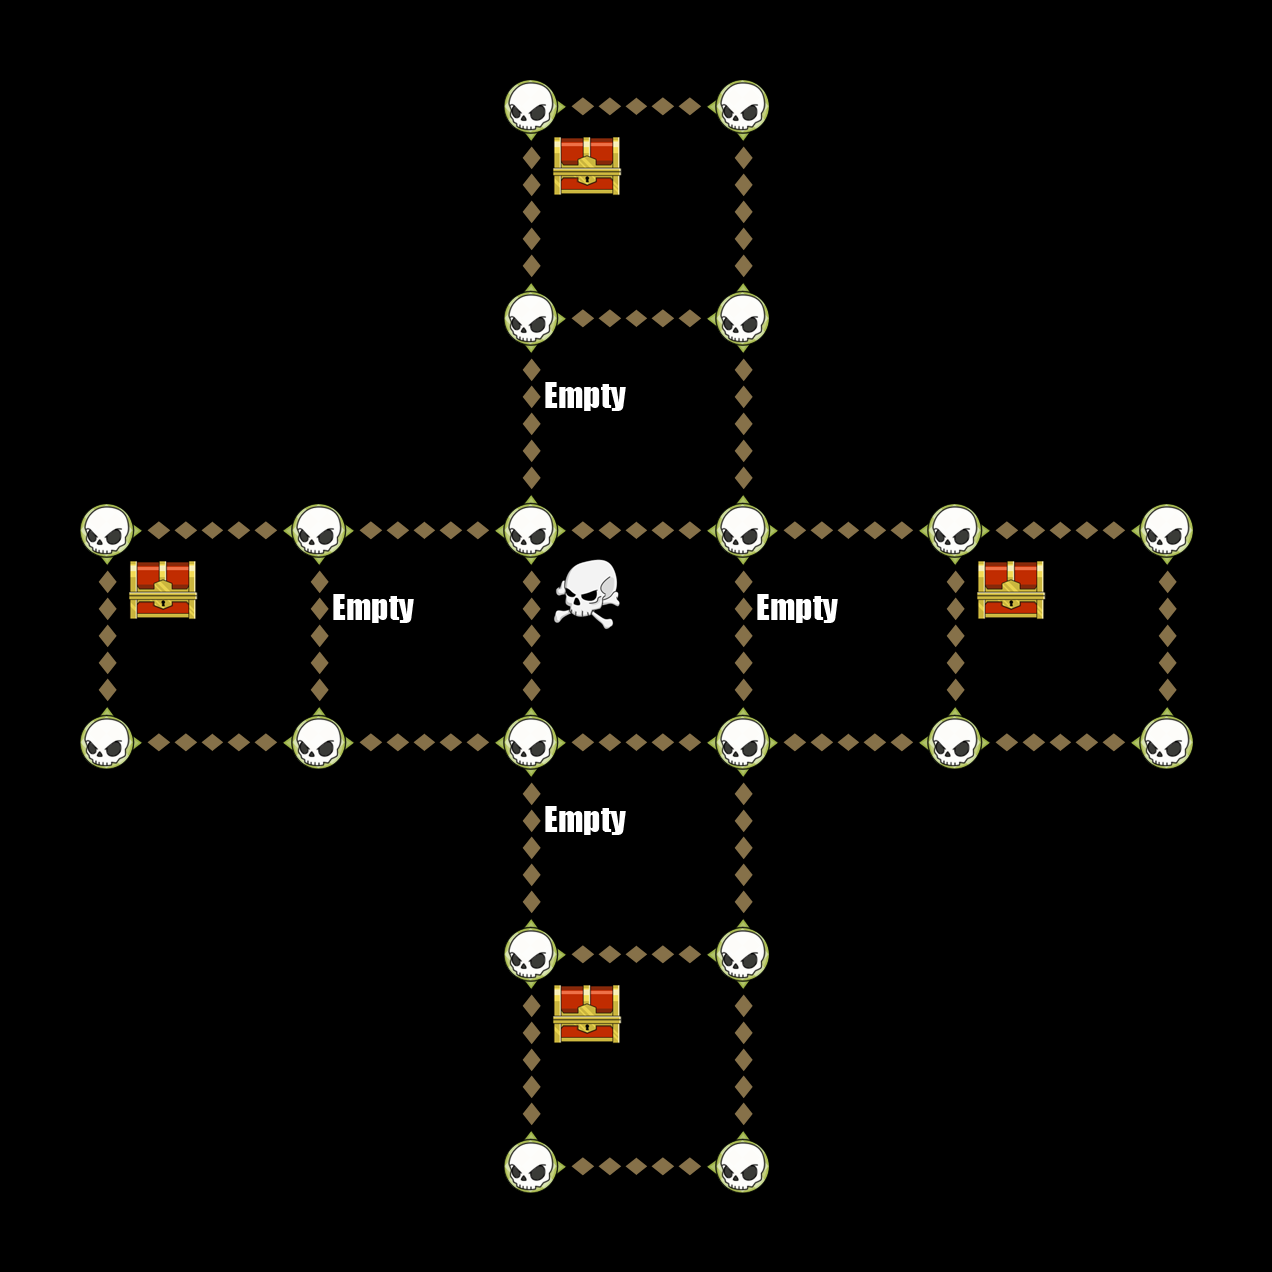

Below is a game level as drawn by its tile map, then a one-line description and the .tmx that defines it (tile-layer data replaced by summaries):
An orthogonal 6x6 tile map with 212x212 px tiles, 6 tile layers (Down, Up, Left, Right, ...).

<map version="1.0" orientation="orthogonal" width="6" height="6" tilewidth="212" tileheight="212">
 <tileset firstgid="1" name="TileGraphic_Final-ipadhd" tilewidth="212" tileheight="212">
  <image source="TileGraphic_Final-ipadhd.png" width="636" height="1060" />
  <tile id="0">
   <properties>
    <property name="LineFilled" value="True" />
   </properties>
  </tile>
  <tile id="2">
   <properties>
    <property name="Item" value="TreasureBox" />
   </properties>
  </tile>
  <tile id="4">
   <properties>
    <property name="RowFilled" value="True" />
   </properties>
  </tile>
  <tile id="6">
   <properties>
    <property name="Item" value="CannonLeft" />
   </properties>
  </tile>
  <tile id="7">
   <properties>
    <property name="Item" value="ShipRight" />
   </properties>
  </tile>
  <tile id="8">
   <properties>
    <property name="Item" value="MapOne" />
   </properties>
  </tile>
  <tile id="9">
   <properties>
    <property name="Item" value="CannonRight" />
   </properties>
  </tile>
  <tile id="10">
   <properties>
    <property name="Item" value="ShipLeft" />
   </properties>
  </tile>
  <tile id="11">
   <properties>
    <property name="Item" value="MapTwo" />
   </properties>
  </tile>
  <tile id="12">
   <properties>
    <property name="Item" value="Empty" />
   </properties>
  </tile>
  <tile id="13">
   <properties>
    <property name="Item" value="Skull" />
   </properties>
  </tile>
  <tile id="14">
   <properties>
    <property name="Item" value="Fog" />
   </properties>
  </tile>
 </tileset>
 <layer name="Down" width="6" height="6">
  <data>[36 cells, 14 non-empty, 1 distinct tile ids]</data>
 </layer>
 <layer name="Up" width="6" height="6">
  <data>[36 cells, 14 non-empty, 1 distinct tile ids]</data>
 </layer>
 <layer name="Left" width="6" height="6">
  <data>[36 cells, 14 non-empty, 1 distinct tile ids]</data>
 </layer>
 <layer name="Right" width="6" height="6">
  <data>[36 cells, 14 non-empty, 1 distinct tile ids]</data>
 </layer>
 <layer name="Dots" width="6" height="6">
  <data>[36 cells, 20 non-empty, 1 distinct tile ids]</data>
 </layer>
 <layer name="Items" width="6" height="6">
  <data>[36 cells, 9 non-empty, 3 distinct tile ids]</data>
 </layer>
</map>
